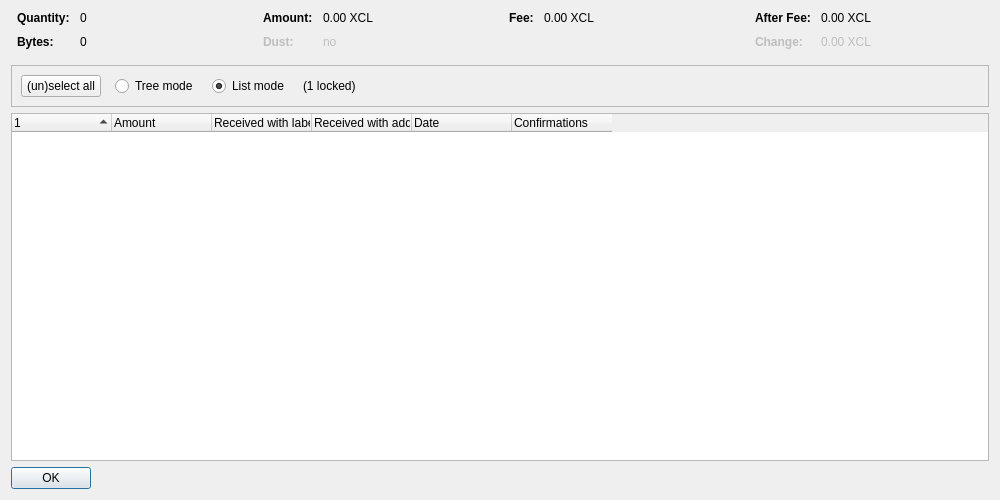
<?xml version="1.0" encoding="UTF-8"?>
<ui version="4.0">
 <class>CoinControlDialog</class>
 <widget class="QDialog" name="CoinControlDialog">
  <property name="geometry">
   <rect>
    <x>0</x>
    <y>0</y>
    <width>1000</width>
    <height>500</height>
   </rect>
  </property>
  <property name="windowTitle">
   <string>Coin Selection</string>
  </property>
  <layout class="QVBoxLayout" name="verticalLayout">
   <item>
    <layout class="QHBoxLayout" name="horizontalLayoutTop" stretch="0,0,0,0">
     <property name="topMargin">
      <number>0</number>
     </property>
     <property name="bottomMargin">
      <number>10</number>
     </property>
     <item>
      <layout class="QFormLayout" name="formLayoutCoinControl1">
       <property name="horizontalSpacing">
        <number>10</number>
       </property>
       <property name="verticalSpacing">
        <number>10</number>
       </property>
       <property name="leftMargin">
        <number>6</number>
       </property>
       <property name="rightMargin">
        <number>6</number>
       </property>
       <item row="0" column="0">
        <widget class="QLabel" name="labelCoinControlQuantityText">
         <property name="font">
          <font>
           <weight>75</weight>
           <bold>true</bold>
          </font>
         </property>
         <property name="text">
          <string>Quantity:</string>
         </property>
        </widget>
       </item>
       <item row="0" column="1">
        <widget class="QLabel" name="labelCoinControlQuantity">
         <property name="cursor">
          <cursorShape>IBeamCursor</cursorShape>
         </property>
         <property name="contextMenuPolicy">
          <enum>Qt::ActionsContextMenu</enum>
         </property>
         <property name="text">
          <string notr="true">0</string>
         </property>
         <property name="textInteractionFlags">
          <set>Qt::LinksAccessibleByMouse|Qt::TextSelectableByKeyboard|Qt::TextSelectableByMouse</set>
         </property>
        </widget>
       </item>
       <item row="1" column="0">
        <widget class="QLabel" name="labelCoinControlBytesText">
         <property name="font">
          <font>
           <weight>75</weight>
           <bold>true</bold>
          </font>
         </property>
         <property name="text">
          <string>Bytes:</string>
         </property>
        </widget>
       </item>
       <item row="1" column="1">
        <widget class="QLabel" name="labelCoinControlBytes">
         <property name="cursor">
          <cursorShape>IBeamCursor</cursorShape>
         </property>
         <property name="contextMenuPolicy">
          <enum>Qt::ActionsContextMenu</enum>
         </property>
         <property name="text">
          <string notr="true">0</string>
         </property>
         <property name="textInteractionFlags">
          <set>Qt::LinksAccessibleByMouse|Qt::TextSelectableByKeyboard|Qt::TextSelectableByMouse</set>
         </property>
        </widget>
       </item>
      </layout>
     </item>
     <item>
      <layout class="QFormLayout" name="formLayoutCoinControl2">
       <property name="horizontalSpacing">
        <number>10</number>
       </property>
       <property name="verticalSpacing">
        <number>10</number>
       </property>
       <property name="leftMargin">
        <number>6</number>
       </property>
       <property name="rightMargin">
        <number>6</number>
       </property>
       <item row="0" column="0">
        <widget class="QLabel" name="labelCoinControlAmountText">
         <property name="font">
          <font>
           <weight>75</weight>
           <bold>true</bold>
          </font>
         </property>
         <property name="text">
          <string>Amount:</string>
         </property>
        </widget>
       </item>
       <item row="0" column="1">
        <widget class="QLabel" name="labelCoinControlAmount">
         <property name="cursor">
          <cursorShape>IBeamCursor</cursorShape>
         </property>
         <property name="contextMenuPolicy">
          <enum>Qt::ActionsContextMenu</enum>
         </property>
         <property name="text">
          <string notr="true">0.00 XCL</string>
         </property>
         <property name="textInteractionFlags">
          <set>Qt::LinksAccessibleByMouse|Qt::TextSelectableByKeyboard|Qt::TextSelectableByMouse</set>
         </property>
        </widget>
       </item>
       <item row="1" column="0">
        <widget class="QLabel" name="labelCoinControlLowOutputText">
         <property name="enabled">
          <bool>false</bool>
         </property>
         <property name="font">
          <font>
           <weight>75</weight>
           <bold>true</bold>
          </font>
         </property>
         <property name="text">
          <string>Dust:</string>
         </property>
        </widget>
       </item>
       <item row="1" column="1">
        <widget class="QLabel" name="labelCoinControlLowOutput">
         <property name="enabled">
          <bool>false</bool>
         </property>
         <property name="cursor">
          <cursorShape>IBeamCursor</cursorShape>
         </property>
         <property name="contextMenuPolicy">
          <enum>Qt::ActionsContextMenu</enum>
         </property>
         <property name="text">
          <string notr="true">no</string>
         </property>
         <property name="textInteractionFlags">
          <set>Qt::LinksAccessibleByMouse|Qt::TextSelectableByKeyboard|Qt::TextSelectableByMouse</set>
         </property>
        </widget>
       </item>
      </layout>
     </item>
     <item>
      <layout class="QFormLayout" name="formLayoutCoinControl3">
       <property name="horizontalSpacing">
        <number>10</number>
       </property>
       <property name="verticalSpacing">
        <number>10</number>
       </property>
       <property name="leftMargin">
        <number>6</number>
       </property>
       <property name="rightMargin">
        <number>6</number>
       </property>
       <item row="0" column="0">
        <widget class="QLabel" name="labelCoinControlFeeText">
         <property name="font">
          <font>
           <weight>75</weight>
           <bold>true</bold>
          </font>
         </property>
         <property name="text">
          <string>Fee:</string>
         </property>
        </widget>
       </item>
       <item row="0" column="1">
        <widget class="QLabel" name="labelCoinControlFee">
         <property name="cursor">
          <cursorShape>IBeamCursor</cursorShape>
         </property>
         <property name="contextMenuPolicy">
          <enum>Qt::ActionsContextMenu</enum>
         </property>
         <property name="text">
          <string notr="true">0.00 XCL</string>
         </property>
         <property name="textInteractionFlags">
          <set>Qt::LinksAccessibleByMouse|Qt::TextSelectableByKeyboard|Qt::TextSelectableByMouse</set>
         </property>
        </widget>
       </item>
      </layout>
     </item>
     <item>
      <layout class="QFormLayout" name="formLayoutCoinControl4">
       <property name="horizontalSpacing">
        <number>10</number>
       </property>
       <property name="verticalSpacing">
        <number>10</number>
       </property>
       <property name="leftMargin">
        <number>6</number>
       </property>
       <property name="rightMargin">
        <number>6</number>
       </property>
       <item row="0" column="0">
        <widget class="QLabel" name="labelCoinControlAfterFeeText">
         <property name="font">
          <font>
           <weight>75</weight>
           <bold>true</bold>
          </font>
         </property>
         <property name="text">
          <string>After Fee:</string>
         </property>
        </widget>
       </item>
       <item row="0" column="1">
        <widget class="QLabel" name="labelCoinControlAfterFee">
         <property name="cursor">
          <cursorShape>IBeamCursor</cursorShape>
         </property>
         <property name="contextMenuPolicy">
          <enum>Qt::ActionsContextMenu</enum>
         </property>
         <property name="text">
          <string notr="true">0.00 XCL</string>
         </property>
         <property name="textInteractionFlags">
          <set>Qt::LinksAccessibleByMouse|Qt::TextSelectableByKeyboard|Qt::TextSelectableByMouse</set>
         </property>
        </widget>
       </item>
       <item row="1" column="0">
        <widget class="QLabel" name="labelCoinControlChangeText">
         <property name="enabled">
          <bool>false</bool>
         </property>
         <property name="font">
          <font>
           <weight>75</weight>
           <bold>true</bold>
          </font>
         </property>
         <property name="text">
          <string>Change:</string>
         </property>
        </widget>
       </item>
       <item row="1" column="1">
        <widget class="QLabel" name="labelCoinControlChange">
         <property name="enabled">
          <bool>false</bool>
         </property>
         <property name="cursor">
          <cursorShape>IBeamCursor</cursorShape>
         </property>
         <property name="contextMenuPolicy">
          <enum>Qt::ActionsContextMenu</enum>
         </property>
         <property name="text">
          <string notr="true">0.00 XCL</string>
         </property>
         <property name="textInteractionFlags">
          <set>Qt::LinksAccessibleByMouse|Qt::TextSelectableByKeyboard|Qt::TextSelectableByMouse</set>
         </property>
        </widget>
       </item>
      </layout>
     </item>
    </layout>
   </item>
   <item>
    <widget class="QFrame" name="frame">
     <property name="minimumSize">
      <size>
       <width>0</width>
       <height>40</height>
      </size>
     </property>
     <property name="frameShape">
      <enum>QFrame::StyledPanel</enum>
     </property>
     <property name="frameShadow">
      <enum>QFrame::Sunken</enum>
     </property>
     <layout class="QHBoxLayout" name="horizontalLayout">
      <item>
       <layout class="QHBoxLayout" name="horizontalLayoutPanel" stretch="0,0,0,0,0">
        <property name="spacing">
         <number>14</number>
        </property>
        <item>
         <widget class="QPushButton" name="pushButtonSelectAll">
          <property name="sizePolicy">
           <sizepolicy hsizetype="Maximum" vsizetype="Fixed">
            <horstretch>0</horstretch>
            <verstretch>0</verstretch>
           </sizepolicy>
          </property>
          <property name="text">
           <string>(un)select all</string>
          </property>
          <property name="autoDefault">
           <bool>false</bool>
          </property>
         </widget>
        </item>
        <item>
         <widget class="QRadioButton" name="radioTreeMode">
          <property name="sizePolicy">
           <sizepolicy hsizetype="Maximum" vsizetype="Fixed">
            <horstretch>0</horstretch>
            <verstretch>0</verstretch>
           </sizepolicy>
          </property>
          <property name="text">
           <string>Tree mode</string>
          </property>
         </widget>
        </item>
        <item>
         <widget class="QRadioButton" name="radioListMode">
          <property name="sizePolicy">
           <sizepolicy hsizetype="Maximum" vsizetype="Fixed">
            <horstretch>0</horstretch>
            <verstretch>0</verstretch>
           </sizepolicy>
          </property>
          <property name="text">
           <string>List mode</string>
          </property>
          <property name="checked">
           <bool>true</bool>
          </property>
         </widget>
        </item>
        <item>
         <widget class="QLabel" name="labelLocked">
          <property name="text">
           <string notr="true">(1 locked)</string>
          </property>
         </widget>
        </item>
        <item>
         <spacer name="horizontalSpacer">
          <property name="orientation">
           <enum>Qt::Horizontal</enum>
          </property>
          <property name="sizeHint" stdset="0">
           <size>
            <width>40</width>
            <height>20</height>
           </size>
          </property>
         </spacer>
        </item>
       </layout>
      </item>
     </layout>
    </widget>
   </item>
   <item>
    <widget class="CoinControlTreeWidget" name="treeWidget">
     <property name="contextMenuPolicy">
      <enum>Qt::CustomContextMenu</enum>
     </property>
     <property name="sortingEnabled">
      <bool>false</bool>
     </property>
     <property name="columnCount">
      <number>6</number>
     </property>
     <attribute name="headerShowSortIndicator" stdset="0">
      <bool>true</bool>
     </attribute>
     <attribute name="headerStretchLastSection">
      <bool>false</bool>
     </attribute>
     <column>
      <property name="text">
       <string/>
      </property>
     </column>
     <column>
      <property name="text">
       <string>Amount</string>
      </property>
     </column>
     <column>
      <property name="text">
       <string>Received with label</string>
      </property>
     </column>
     <column>
      <property name="text">
       <string>Received with address</string>
      </property>
     </column>
     <column>
      <property name="text">
       <string>Date</string>
      </property>
     </column>
     <column>
      <property name="text">
       <string>Confirmations</string>
      </property>
      <property name="toolTip">
       <string>Confirmed</string>
      </property>
     </column>
     <column>
      <property name="text">
       <string/>
      </property>
     </column>
     <column>
      <property name="text">
       <string/>
      </property>
     </column>
     <column>
      <property name="text">
       <string/>
      </property>
     </column>
     <column>
      <property name="text">
       <string/>
      </property>
     </column>
    </widget>
   </item>
   <item>
    <widget class="QDialogButtonBox" name="buttonBox">
     <property name="sizePolicy">
      <sizepolicy hsizetype="Maximum" vsizetype="Fixed">
       <horstretch>0</horstretch>
       <verstretch>0</verstretch>
      </sizepolicy>
     </property>
     <property name="orientation">
      <enum>Qt::Horizontal</enum>
     </property>
     <property name="standardButtons">
      <set>QDialogButtonBox::Ok</set>
     </property>
    </widget>
   </item>
  </layout>
 </widget>
 <customwidgets>
  <customwidget>
   <class>CoinControlTreeWidget</class>
   <extends>QTreeWidget</extends>
   <header>qt/coincontroltreewidget.h</header>
  </customwidget>
 </customwidgets>
 <resources/>
 <connections/>
</ui>
